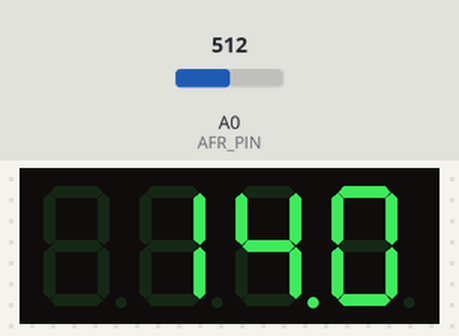
A sketch run on a simulated Arduino Uno, built with avr-gcc and run on an emulated ATmega328P. Shown: 4-digit seven-segment display. The inputs (shaded band) are chosen by the test bench; at power-on: A0 (AFR_PIN) = 512.

Above: at 1.2 s.
1.3 s: A0 (AFR_PIN) set to 716
At 1.9 s:
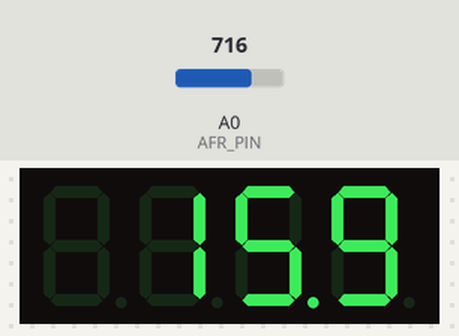
2.8 s: A0 (AFR_PIN) set to 900
At 4.0 s:
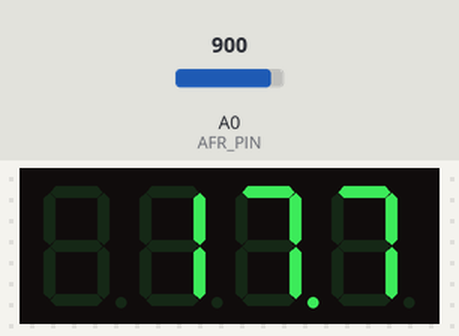
4.3 s: A0 (AFR_PIN) set to 1023
At 5.4 s:
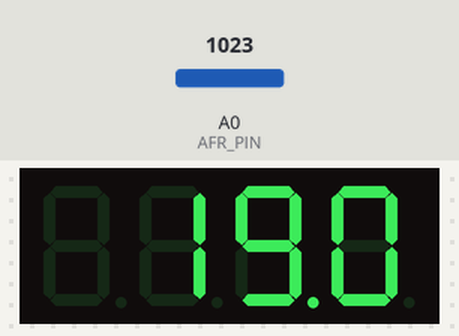
Timing chart, 0 to 7.3 s (numbered marks = the images above; inputs shaded):
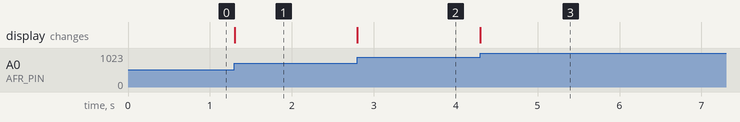

The sketch:

seven-seg-display.ino
```cpp
#include "SevSeg.h"
SevSeg sevseg; //Initiate a seven segment controller object

static float afrValue = 0;
int AFR_PIN = A0;
int AFR_DISPLAY_MIN = 9;
int AFR_DISPLAY_MAX = 19;

float mapf(float val, float in_min, float in_max, float out_min, float out_max) {
  return (val - in_min) * (out_max - out_min) / (in_max - in_min) + out_min;
}

void setup() {
    byte numDigits = 4;
    byte digitPins[] = {2, 3, 4, 5};
    byte segmentPins[] = {6, 7, 8, 9, 10, 11, 12, 13};
    bool resistorsOnSegments = 0;
    // variable above indicates that 4 resistors were placed on the digit pins.
    // set variable to 1 if you want to use 8 resistors on the segment pins.
    sevseg.begin(COMMON_CATHODE, numDigits, digitPins, segmentPins, resistorsOnSegments);
    sevseg.setBrightness(90);
}
void loop() {
  // Read afr pin map values
  // 0V =  9.0
  // 5V = 19.0
  afrValue = analogRead(AFR_PIN);
  float mapAFRPin = mapf(afrValue, 0, 1023, AFR_DISPLAY_MIN, AFR_DISPLAY_MAX);

  // Display float as an int multiply by 10 and set display with decimal point at 1 in setNumber
  int mapAFRPinInt = static_cast<int>(mapAFRPin*10);
  sevseg.setNumber(mapAFRPinInt,1);

  sevseg.refreshDisplay(); // Must run repeatedly
}
```

Measured:
- after the input at 1.3 s, the display: changes at once (image 1)
- after the input at 2.8 s, the display: changes at once (image 2)
- after the input at 4.3 s, the display: changes at once (image 3)
